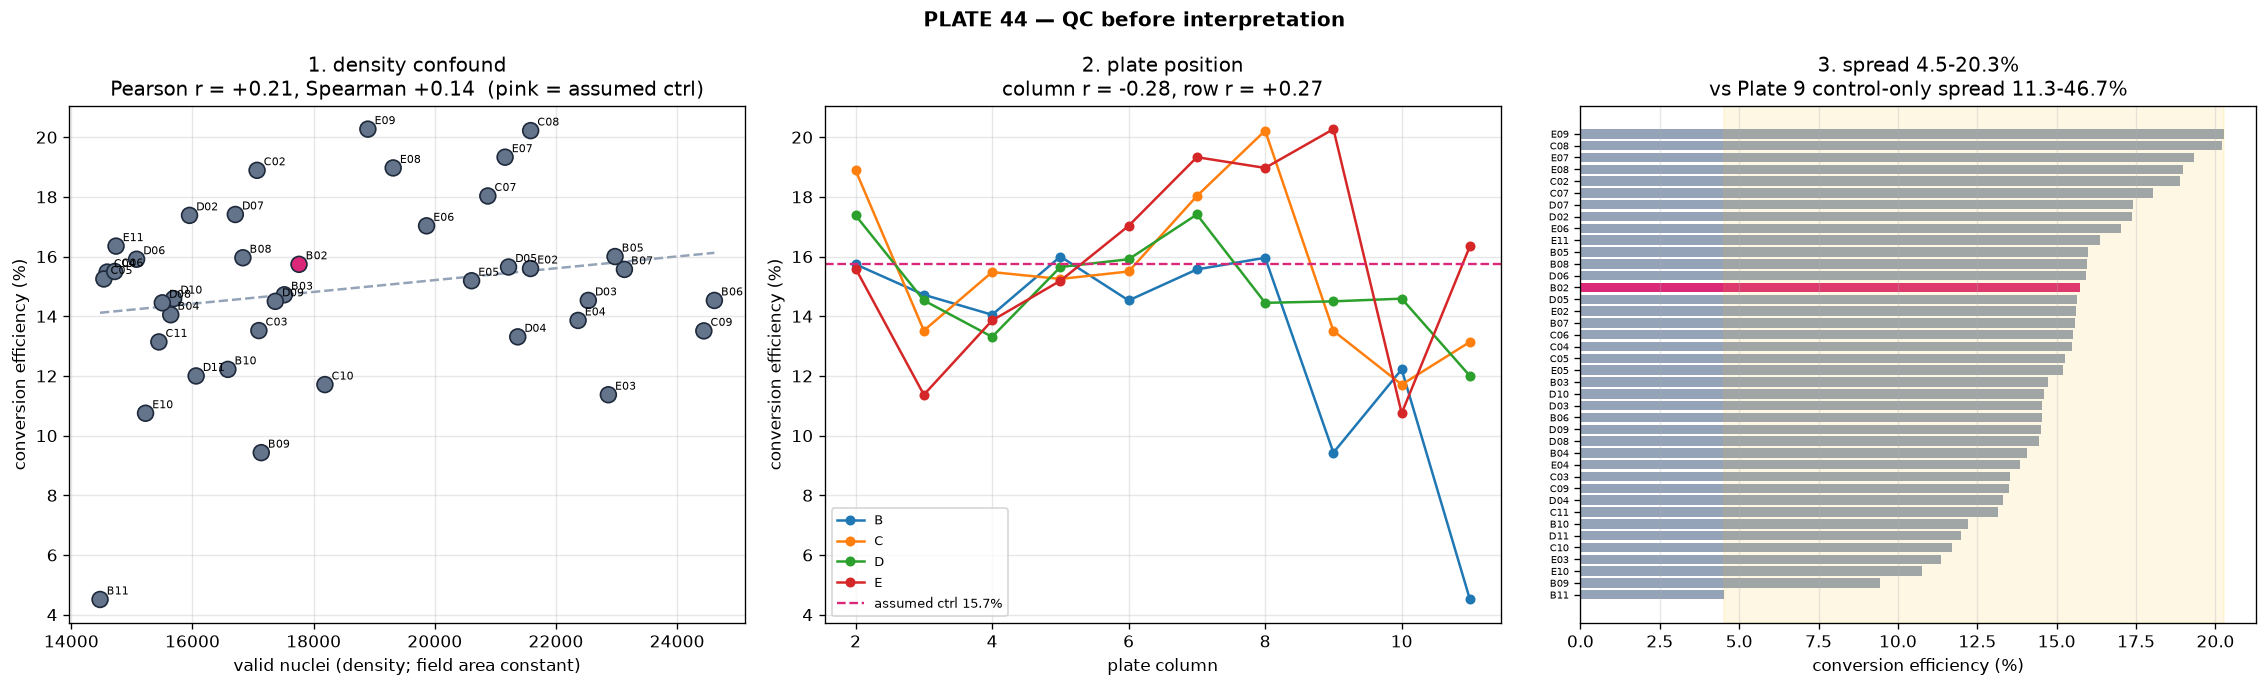

The script that saved this image:
"""PLATE 44 QC. Three checks that decide whether the conversion ranking means
anything, run BEFORE any well is called a responder.

1. **Density confound** -- is conversion just tracking nucleus density? This is
   the failure that invalidated PLATE_28 (r = 0.99). P23 was 0.61 (real effect),
   P32 0.34, Plate 9 ~0.
2. **Plate-position trend** -- does conversion drift with row or column? A
   gradient across the plate is an acquisition/edge artifact, not biology. Plate 9
   had exactly this and it is part of why its conversion readout was withdrawn.
3. **Effect size vs plausible well-to-well noise** -- the observed spread is
   compared against the only empirical estimate of control variability this
   project has: Plate 9's SIX induced-control wells spanned 4.1x (11.3-46.7 %
   Desmin) with no treatment difference between them. PLATE 44 has no replicate
   structure declared (no layout sheet), so this is the honest yardstick.

Run from Conversion_Efficiency/:
    cpenv/Scripts/python.exe New_Quantif_P44/confound_checks.py
"""
from __future__ import annotations
import json
import os
import re
import sys

import numpy as np
from scipy.stats import pearsonr, spearmanr
import matplotlib
matplotlib.use("Agg")
import matplotlib.pyplot as plt  # noqa: E402

HERE = os.path.dirname(os.path.abspath(__file__))
sys.path.insert(0, HERE)
from p44_layout import CTRL  # noqa: E402

# Plate 9's six induced-only control wells, the project's only measured estimate
# of control-to-control spread on a single plate (README, "Headline").
P9_CONTROL_SPREAD = (11.3, 46.7)


def main() -> int:
    pc = json.load(open(os.path.join(HERE, "percell_desmin.json")))["per_well"]
    wells = sorted(pc, key=lambda s: int(s.split("_")[0]))
    conv = np.array([pc[w]["conversion_pct"] for w in wells])
    dens = np.array([pc[w]["cells"] for w in wells], dtype=float)
    ids = [pc[w]["well_id"] for w in wells]
    rows = np.array([ord(re.match(r"([A-H])", i).group(1)) for i in ids])
    cols = np.array([int(re.match(r"[A-H](\d+)", i).group(1)) for i in ids])

    rp_d, p_d = pearsonr(dens, conv)
    rs_d = spearmanr(dens, conv)[0]
    rp_c = pearsonr(cols, conv)[0]
    rp_r = pearsonr(rows, conv)[0]

    print("PLATE 44 confound checks\n" + "=" * 46)
    print(f"1. density   Pearson r = {rp_d:+.3f} (p={p_d:.3g})  "
          f"Spearman = {rs_d:+.3f}")
    print("   reference: P28 0.99 (artifact) | P23 0.61 | P32 0.34 | P9 ~0.00")
    print(f"2. column    Pearson r = {rp_c:+.3f}")
    print(f"   row       Pearson r = {rp_r:+.3f}")

    lo, hi = conv.min(), conv.max()
    ctrl_eff = pc[CTRL]["conversion_pct"]
    rank = int((conv < ctrl_eff).sum()) + 1
    print(f"3. spread    {lo:.1f}% - {hi:.1f}%  = {hi/max(lo,1e-9):.1f}x "
          f"(excl. min: {np.sort(conv)[1]:.1f}%-{hi:.1f}% = "
          f"{hi/np.sort(conv)[1]:.1f}x)")
    print(f"   assumed control {CTRL} = {ctrl_eff:.1f}%  -> rank {rank}/40 "
          f"({100*(rank-1)/39:.0f}th percentile)")
    print(f"   Plate 9's six CONTROL wells alone spanned "
          f"{P9_CONTROL_SPREAD[0]}%-{P9_CONTROL_SPREAD[1]}% = "
          f"{P9_CONTROL_SPREAD[1]/P9_CONTROL_SPREAD[0]:.1f}x with no treatment "
          f"difference")

    verdict = []
    if abs(rp_d) >= 0.7:
        verdict.append("DENSITY ARTIFACT: ranking tracks nucleus density")
    elif abs(rp_d) >= 0.4:
        verdict.append("partial density association; interpret with care")
    else:
        verdict.append("density is not driving the ranking")
    if max(abs(rp_c), abs(rp_r)) >= 0.4:
        verdict.append("plate-position trend present (acquisition artifact risk)")
    if hi / max(np.sort(conv)[1], 1e-9) <= P9_CONTROL_SPREAD[1] / P9_CONTROL_SPREAD[0]:
        verdict.append("observed spread is WITHIN the control-only spread measured "
                       "on Plate 9 -- not separable from well-to-well noise")
    print("\nverdict: " + "; ".join(verdict))

    fig, ax = plt.subplots(1, 3, figsize=(19, 5.8))
    is_ctrl = [w == CTRL for w in wells]
    cols_c = ["#db2777" if c else "#64748b" for c in is_ctrl]
    ax[0].scatter(dens, conv, c=cols_c, s=90, edgecolor="#1e293b", zorder=3)
    for x, y, l in zip(dens, conv, ids):
        ax[0].annotate(l, (x, y), fontsize=6.5, xytext=(4, 3),
                       textcoords="offset points")
    m, b = np.polyfit(dens, conv, 1)
    xs = np.array([dens.min(), dens.max()])
    ax[0].plot(xs, m * xs + b, "--", color="#94a3b8", zorder=1)
    ax[0].set_xlabel("valid nuclei (density; field area constant)")
    ax[0].set_ylabel("conversion efficiency (%)")
    ax[0].set_title(f"1. density confound\nPearson r = {rp_d:+.2f}, "
                    f"Spearman {rs_d:+.2f}  (pink = assumed ctrl)")
    ax[0].grid(alpha=0.3)

    for r in sorted(set(rows)):
        sel = rows == r
        order = np.argsort(cols[sel])
        ax[1].plot(cols[sel][order], conv[sel][order], "-o", ms=5,
                   label=chr(r))
    ax[1].axhline(ctrl_eff, color="#db2777", ls="--", lw=1.4,
                  label=f"assumed ctrl {ctrl_eff:.1f}%")
    ax[1].set_xlabel("plate column")
    ax[1].set_ylabel("conversion efficiency (%)")
    ax[1].set_title(f"2. plate position\ncolumn r = {rp_c:+.2f}, "
                    f"row r = {rp_r:+.2f}")
    ax[1].legend(fontsize=8)
    ax[1].grid(alpha=0.3)

    order = np.argsort(conv)
    ax[2].barh(range(len(conv)), conv[order],
               color=["#db2777" if is_ctrl[i] else "#94a3b8" for i in order])
    ax[2].set_yticks(range(len(conv)))
    ax[2].set_yticklabels([ids[i] for i in order], fontsize=6)
    ax[2].axvspan(conv[order][0], conv[order][-1], color="#fbbf24", alpha=0.12)
    ax[2].set_xlabel("conversion efficiency (%)")
    ax[2].set_title(f"3. spread {lo:.1f}-{hi:.1f}%\n"
                    f"vs Plate 9 control-only spread {P9_CONTROL_SPREAD[0]}-"
                    f"{P9_CONTROL_SPREAD[1]}%")
    ax[2].grid(axis="x", alpha=0.3)

    fig.suptitle("PLATE 44 — QC before interpretation", fontweight="bold")
    fig.tight_layout()
    fig.savefig(os.path.join(HERE, "confound_checks.png"), dpi=120,
                bbox_inches="tight", facecolor="white")

    with open(os.path.join(HERE, "confound_checks.json"), "w") as fh:
        json.dump({"plate": "PLATE_44",
                   "density_pearson_r": round(float(rp_d), 3),
                   "density_pearson_p": float(p_d),
                   "density_spearman_r": round(float(rs_d), 3),
                   "column_pearson_r": round(float(rp_c), 3),
                   "row_pearson_r": round(float(rp_r), 3),
                   "conversion_min_pct": float(lo), "conversion_max_pct": float(hi),
                   "assumed_control": CTRL,
                   "assumed_control_pct": ctrl_eff,
                   "assumed_control_rank_of_40": rank,
                   "plate9_control_only_spread_pct": list(P9_CONTROL_SPREAD),
                   "verdict": verdict}, fh, indent=2)
    print("-> New_Quantif_P44/confound_checks.png / .json")
    return 0


if __name__ == "__main__":
    raise SystemExit(main())
